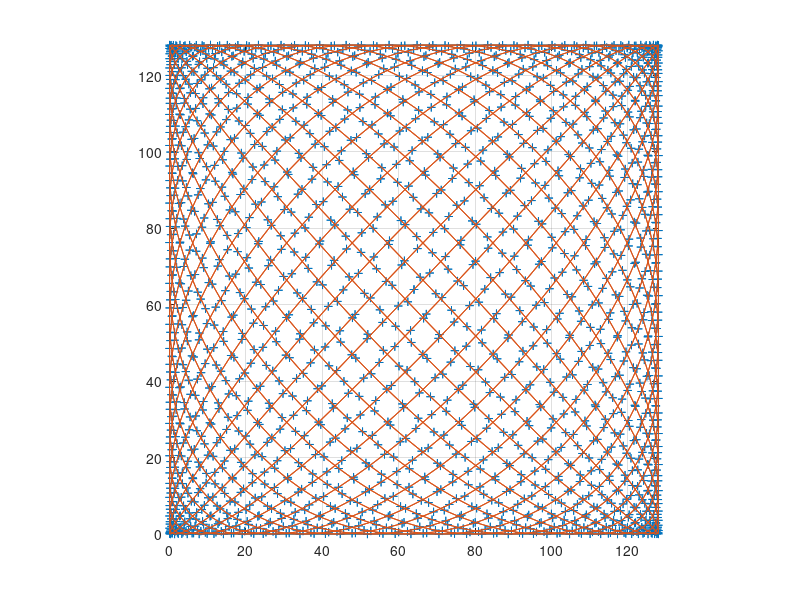

MATLAB code to generate this figure: (Note: this script raises an error after producing the figure.)
clear
close all
clc
load('groove1_GP.mat')
set(0,'DefaultFigureWindowStyle','docked') 

%% Lissajous scan trajectory
X0=64;Y0=64;
A=128;B=128;    % A,B represent the range of X,Y respectively
fx=41;fy=43;
f=4000;
T=1;  %T = lsm(fx,fy)/(fx*fy)
t=(0:1/f:T)';
x1_train_lisaj=X0+A/2*sin(2*pi*fx*t);
x2_train_lisaj=Y0+B/2*sin(2*pi*fy*t);
figure
plot(x1_train_lisaj,x2_train_lisaj,'+')
axis equal
axis ([0 128 0 128])
grid on
hold on;plot(x1_train_lisaj,x2_train_lisaj)
%% data preparation
% train set
X_train_lisaj=[x1_train_lisaj(:),x2_train_lisaj(:)];
[y_train_lisaj,y_t_s2]=gp(hyp,@infGaussLik,meanfunc,covfunc,likfunc,X_train,y_train,X_train_lisaj);
% approximate path
path_len=sum(sqrt((x1_train_lisaj(2:end)-x1_train_lisaj(1:(end-1))).^2+(x2_train_lisaj(2:end)-x2_train_lisaj(1:(end-1))).^2))

% test set
x1_test=2:127;x2_test=2:127;
[X1_test,X2_test]=meshgrid(x1_test,x2_test);
X_test=[X1_test(:),X2_test(:)];
[y_test_ideal,y_test_s2]=gp(hyp,@infGaussLik,meanfunc,covfunc,likfunc,X_train,y_train,X_test);
y_test_ideal=reshape(y_test_ideal,length(x2_test),length(x1_test));

%% GP regression
meanfunc=[];hyp.mean=[];
% mask=[1,0];
covfunc={'covSEard'};hyp.cov=log([10;10;20]);
% covfunc={'covMask',{mask,{'covSEiso'}}};hyp.cov=log([2;40]);  %log([ell;sf])
likfunc='likGauss';hyp.lik=log(0.1);    % log(sn)
[hyp,hyp_warehouse,i_warehouse]=minimize_ite(hyp,@gp,-80,@infGaussLik,meanfunc,covfunc,likfunc,X_train_lisaj,y_train_lisaj);
PSNR_warehouse=zeros(length(i_warehouse),1);

for i=1:length(i_warehouse)
    i
    hyp_i=rewrap_out(hyp,hyp_warehouse(:,i));
    [m,s2]=gp(hyp,@infGaussLik,meanfunc,covfunc,likfunc,X_train_lisaj,y_train_lisaj,X_test);
    m_a=reshape(m,length(x2_test),length(x1_test));
    PSNR_warehouse(i)=max(y_test_ideal(:))*sqrt(size(y_test_ideal,1)*size(y_test_ideal,2))/sqrt(sum((m_a(:)-y_test_ideal(:)).^2))
    PSNR_warehouse(i)=20*log(PSNR_warehouse(i))/log(10);
end
plot(i_warehouse,PSNR_warehouse,'-o')
xlabel('iteration/times');ylabel('PSNR/dB')